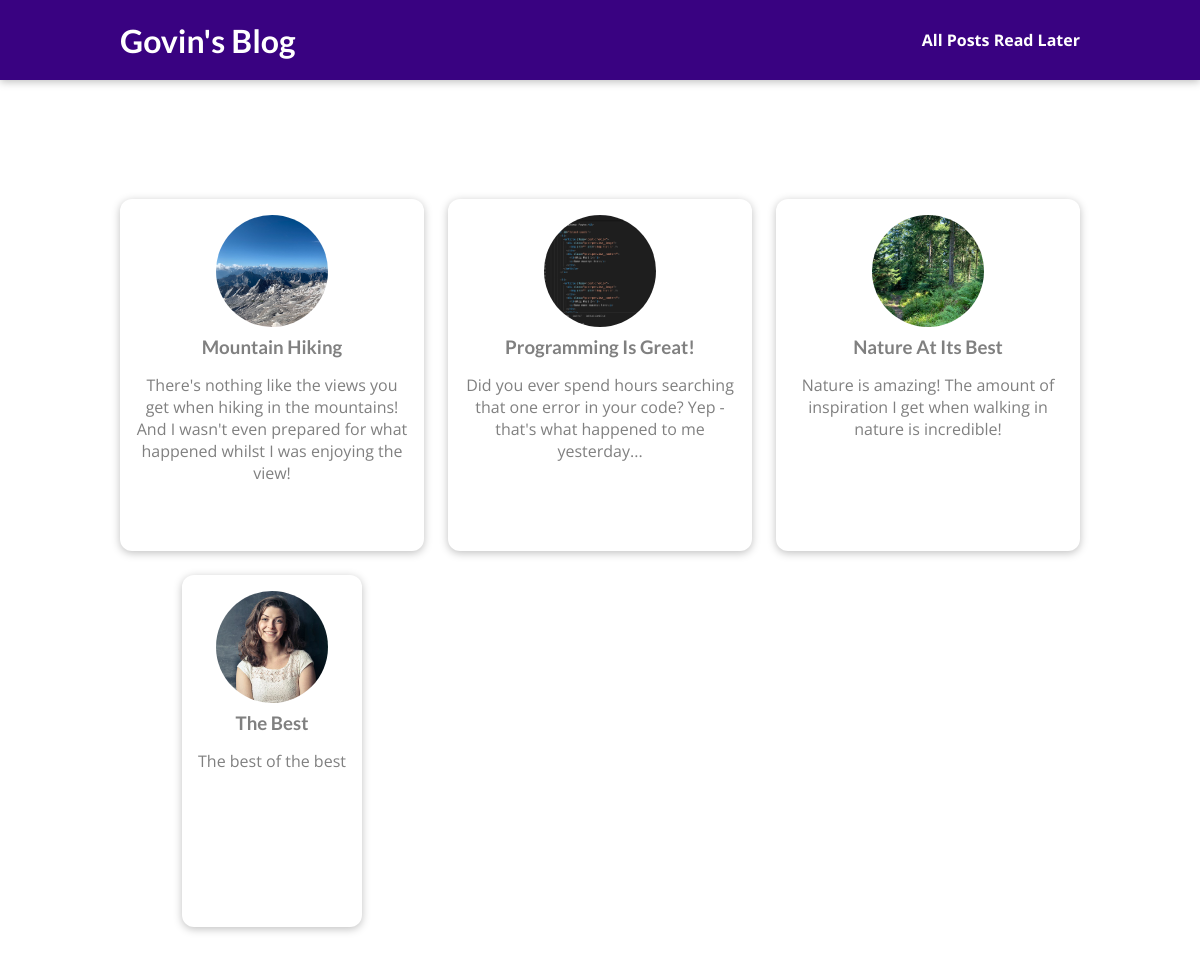
The page /posts on the database its author committed.
### blog/models.py (models this page shows, shortened)
class Post(models.Model):
    title=models.CharField(max_length=100,null=True)
    author=models.ForeignKey(Author,on_delete=models.SET_NULL,related_name="post",null=True)
    excerpt=models.CharField(max_length=200,null=True)
    image=models.ImageField(upload_to="images",null=True)
    date=models.DateField(auto_now=True)
    slug=models.SlugField(unique=True,default="",null=True)
    content=models.TextField(validators=[MinLengthValidator(10)])
    caption=models.ManyToManyField(Tag)

### blog/views.py (the view)
# urls.py: path("posts",views.Posts.as_view(),name="posts"),
class Posts(ListView):
    model=Post
    template_name="blog/all-posts.html"
    fields="__all__"
    context_object_name="all_posts"

### blog/templates/blog/all-posts.html (shortened to what this page needs)
{% extends "base.html" %}
{% load static %}
{% block css_file %}
<link rel="stylesheet" href="{% static 'blog/post.css' %}">
<link rel="stylesheet" href="{% static 'blog/all-posts.css' %}">
{% endblock css_file %}
{% block content %}
<section id="all-posts">
    <h2>My Collected Posts</h2>
    <ul>
        {% for post in all_posts %}
            {% include "blog/includes/post.html" %}
        {% endfor %}
    </ul>
</section>
{% endblock %}

### blog/templates/blog/includes/post.html
{% load static %}
<li>
    <article class ="post">
        <a href="{% url "post-detail-page" post.slug %}">
            <img src="{{post.image.url}}" alt={{post.title}}/>
            <div class="post__content">
                <h3>{{post.title}}</h3>
                <p>{{post.excerpt}}</p>
            </div>
        </a>
    </article>
</li>

### static/app.css (style rules this page uses)
* { box-sizing: border-box; }
html { font-family: 'Open Sans', 'Lato', sans-serif; }
body { margin: 0; }
h1, h2, h3 { font-family: 'Lato', sans-serif; font-weight: bold; }

### blog/static/blog/post.css (style rules this page uses)
.post { display: flex; flex-direction: column; align-items: center; text-align: center; }
.post a { text-decoration: none; color: grey; transition: all 0.2s ease; padding: 1rem; }
.post img { width: 5rem; height: 5rem; object-fit: cover; border-radius: 50%; }
.post h3 { margin: 0.25rem 0; }

### blog/static/blog/all-posts.css (style rules this page uses)
body { background-color:white; }
#all-posts { margin: 7rem auto; width: 90%; max-width: 60rem; }
#all-posts h2 { text-align: center; font-size: 2rem; color: white; margin: 3rem 0; }
ul { list-style: none; margin: 0; padding: 0; display: grid; grid-template-columns: repeat(auto-fill, minmax(17rem, 1fr)); gap: 1.5rem; }
.post img { width: 7rem; height: 7rem; }
.post a { height: 22rem; transform-origin: center; box-shadow: 0 2px 8px rgba(0, 0, 0, 0.25); border-radius: 12px; background-color: white; }

### rows shown on the page
Post: image (picture), title "Mountain Hiking", excerpt "There's nothing like the views you get when hiking in the mountains! And I wasn't even prepared for what happened whilst I was enjoying the view!"
Post: image (picture), title "Programming Is Great!", excerpt "Did you ever spend hours searching that one error in your code? Yep - that's what happened to me yesterday..."
Post: image (picture), title "Nature At Its Best", excerpt "Nature is amazing! The amount of inspiration I get when walking in nature is incredible!"
Post: image (picture), title "The Best", excerpt "The best of the best"
